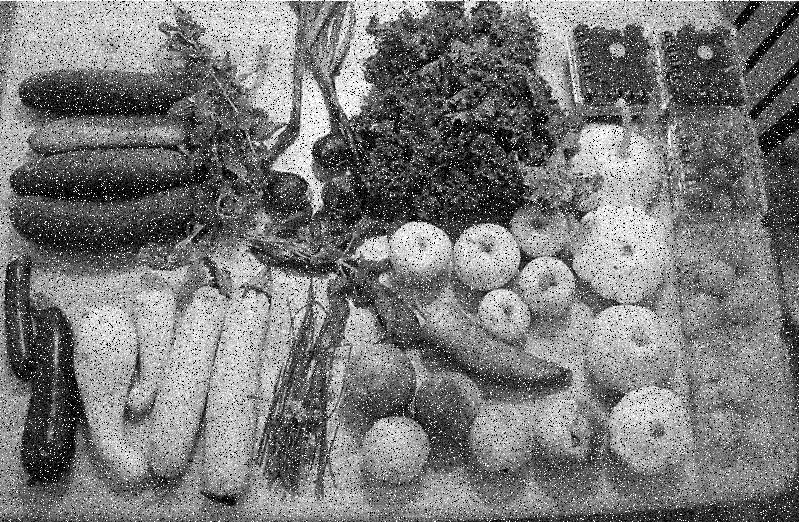
#> input picture assignment3/q3/broken.jpg, 799 x 522 px
$ python fix_broken.py
#> lines starting #> are read from the running program, lines starting #| are printed output that depends on the picture
import os

import numpy as np
import cv2

noisy_image = cv2.imread('broken.jpg', 0)
#> noisy_image is the input picture: shape (522, 799); min 0, max 255, mean 121.2

deionised_image = cv2.medianBlur(noisy_image, 5)  # Kernel size 5x5
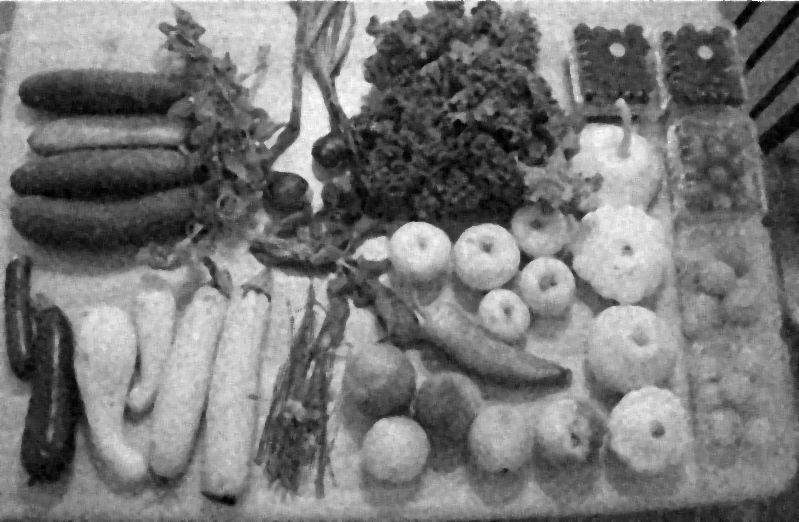
#> deionised_image: shape (522, 799); min 0, max 255, mean 120.4

# now we will aplay sharpening
# defining the kernel for sharpening
kernel_sharpening = np.array([[0, -1, 0],
                              [-1, 5, -1],
                              [0, -1, 0]])

# # Apply the sharpening kernel to the deionised image
sharpened_image = cv2.filter2D(deionised_image, -1, kernel_sharpening)
output_path = os.path.join(os.getcwd(), "1_edited_broken.png")
cv2.imwrite(output_path, sharpened_image)

# Load the noisy images
#> (the run stopped early here; a loop or call above may not have finished)
